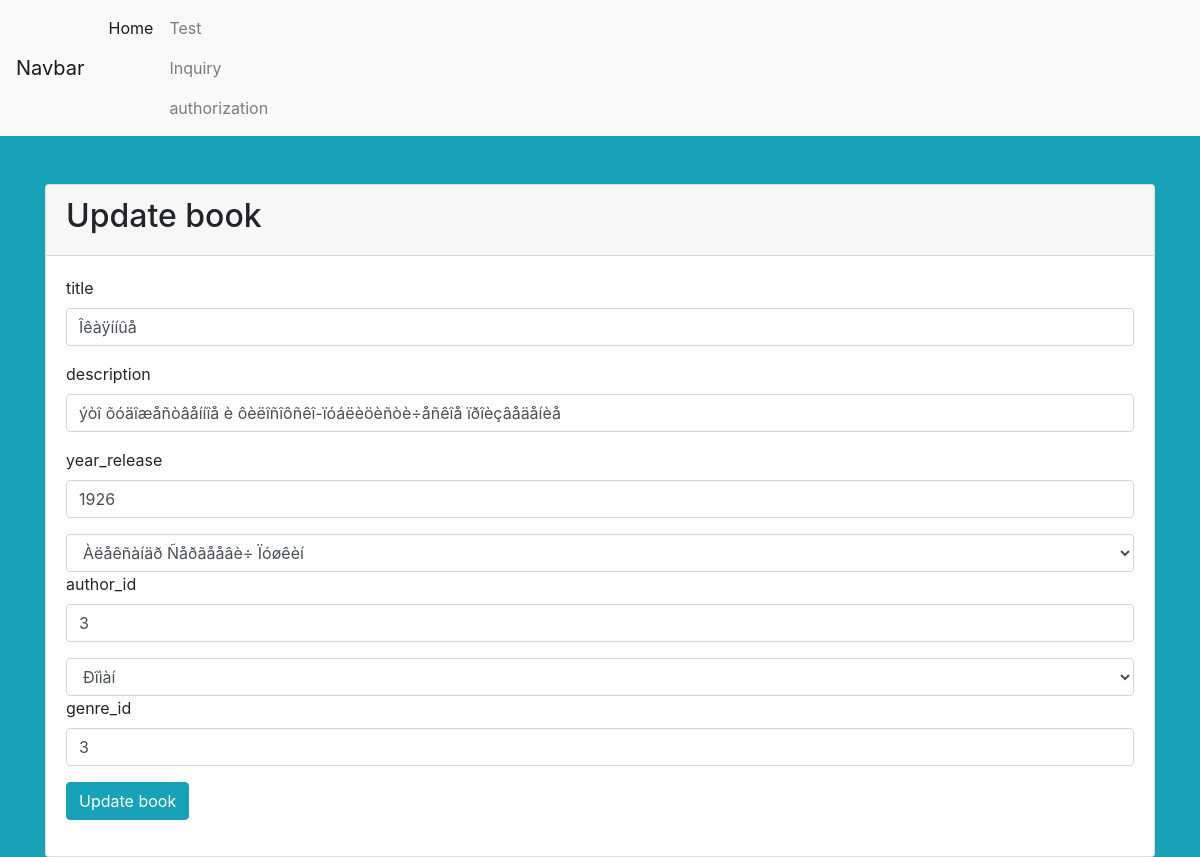
/edit_book.php?id=4, run on the app's committed database.
### tables this page shows
CREATE TABLE books(
	id INT NOT NULL AUTO_INCREMENT,
	title varchar(120),
	description varchar(360),
	year_release varchar(4),
	author_id INT NOT NULL,
	genre_id int NOT NULL,
	PRIMARY KEY(id),
	FOREIGN KEY(author_id) REFERENCES authors(id),
	FOREIGN KEY(genre_id) REFERENCES genre(id)
);

### edit_book.php (the view, shortened to what this page needs)
<?php
require 'db.php';
$id = $_GET['id'];
$sql_genres = 'SELECT * FROM genre';
$statement_genres = $connection->prepare($sql_genres);
$statement_genres->execute();
$genres = $statement_genres->fetchAll(PDO::FETCH_OBJ);
$sql_authors = "SELECT * FROM authors";
$statement_authors = $connection->prepare($sql_authors);
$statement_authors->execute();
$authors = $statement_authors->fetchAll(PDO::FETCH_OBJ);
$sql = 'SELECT * FROM books WHERE id=:id';
$statement = $connection->prepare($sql);
$statement->execute([':id' => $id ]);
$book = $statement->fetch(PDO::FETCH_OBJ);
 ?>
<?php require 'header.php'; ?>
<div class="container">
  <div class="card mt-5">
    <div class="card-header">
      <h2>Update book</h2>
    </div>
    <div class="card-body">
      <form method="post">
        <div class="form-group">
          <label for="title">title</label>
          <input value="<?= $book->title; ?>" type="text" name="title" id="title" class="form-control">
        </div>
        <div class="form-group">
          <label for="description">description</label>
          <input type="text" value="<?= $book->description; ?>" name="description" id="description" class="form-control">
        </div>
        <div class="form-group">
          <label for="year_release">year_release</label>
          <input type="text" value="<?= $book->year_release; ?>" name="year_release" id="year_release" class="form-control">
        </div>
        <div class="form-group">
          <select onchange="myFunction(event)"   class="form-control" id="author_id_select" name = 'author_id_select'>
        <?php
          foreach($authors as $person) { ?>
            <option value="<?= $person->id; ?>"><?= $person->name;  ?></option>
        <?php
          } ?>
          </select>
          <label for="author_id">author_id</label>
          <input type="text" value="<?= $book->author_id; ?>" name="author_id" id="author_id" class="form-control">
        </div>
        <div class="form-group">
        <select onchange="myFunction_1(event)"   class="form-control" id="genre_id_select" name = 'genre_id_select'>
        <?php
          foreach($genres as $genre) { ?>
            <option value="<?= $genre->id; ?>"><?= $genre->title;  ?></option>
        <?php
          } ?>
          </select>
          <label for="genre_id">genre_id</label>
          <input type="text" value="<?= $book->genre_id; ?>" name="genre_id" id="genre_id" class="form-control">
        </div>
        <div class="form-group">
          <button type="submit" class="btn btn-info">Update book</button>
        </div>
      </form>
    </div>
  </div>
</div>
<?php require 'footer.php'; ?>

### data on the page
books: title "Îêàÿííûå", description "ýòî õóäîæåñòâåííîå è ôèëîñîôñêî-ïóáëèöèñòè÷åñêîå ïðîèçâåäåíèå", year_release "1926", author_id "3", genre_id "3"

### other printed values
form field author_id_select "Àëåêñàíäð Ñåðãååâè÷ Ïóøêèí"
form field genre_id_select "Ðîìàí"
